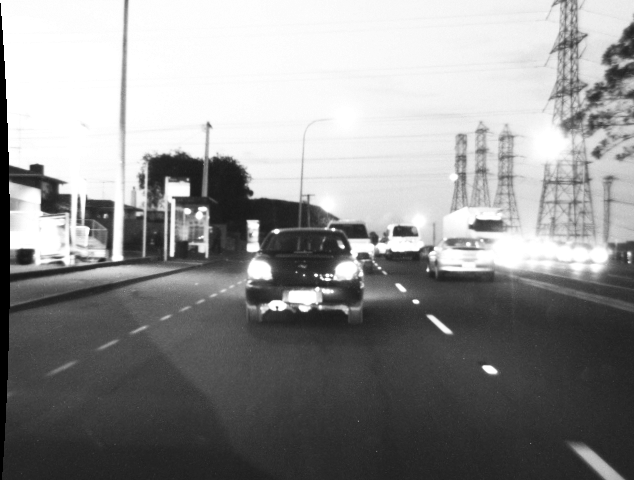
#> input picture images/MainRoad.bmp, 634 x 480 px
$ python week4_demo.py
#> lines starting #> are read from the running program, lines starting #| are printed output that depends on the picture
import numpy as np
import matplotlib.pyplot as plt
import matplotlib.colors as col
import matplotlib.image as mpimg
from scipy import signal
from scipy import ndimage
import cv2


def extractValueChannel(image):
    try:
        # Check if it has three channels or not
        np.size(image, 2)
    except:
        return image
    hsvImage = col.rgb_to_hsv(image)
    return hsvImage[..., 2]


if __name__ == '__main__' :
    image = mpimg.imread("images/MainRoad.bmp")
#> image is the input picture: shape (480, 634); min 0, max 255, mean 144
    valueChannel = extractValueChannel(image)
    plt.figure("Original Image", figsize=(10,10))
    plt.imshow(valueChannel)
    plt.set_cmap("gray")
    #Add noise to the image
    noisy = valueChannel + 0.8*valueChannel.std() * np.random.random(valueChannel.shape)
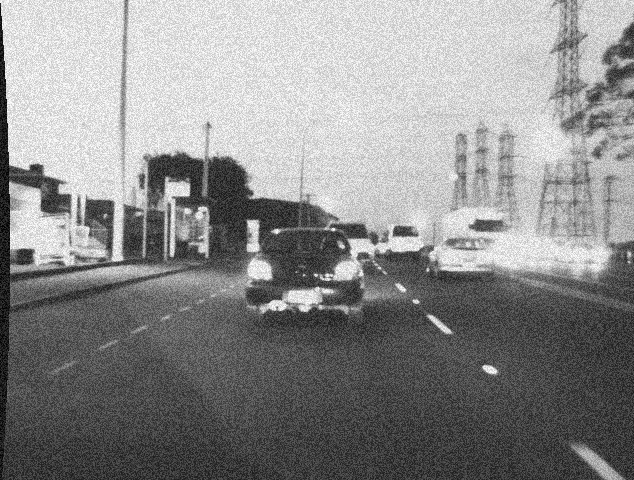
#> noisy: shape (480, 634) float64; min 0.00144, max 327.5, mean 180.2; drawn with min black and max white
    plt.figure("Noisy Image", figsize=(10,10))
    plt.imshow(noisy)
    plt.set_cmap("gray")


    #Now denoise the image using different smoothing filters
    w = 9
    boxFilter = np.ones((w,w)) /(w*w)
    ImBox = signal.convolve2d(noisy, boxFilter,'same')
    plt.figure("Smoothing Box",figsize=(10,10))
    plt.imshow(ImBox)

    sigma = 2
    gauss_denoised = ndimage.gaussian_filter(noisy, sigma)
    plt.figure("Smoothing Gauss",figsize=(10,10))
    plt.imshow(gauss_denoised)

    s = 5
    med_denoised = ndimage.median_filter(noisy,(s,s))
    plt.figure("Median Filter", figsize=(10,10))
    plt.imshow(med_denoised)


    # Edge detection
    Sobelx = np.array([[-1, -2, -1],
                       [0, 0, 0],
                       [1, 2, 1]])

    Sobely = np.array([[-1, 0, 1],
                       [-2, 0, 2],
                       [-1, 0, 1]])
    lines = mpimg.imread("images/Lines.jpg")
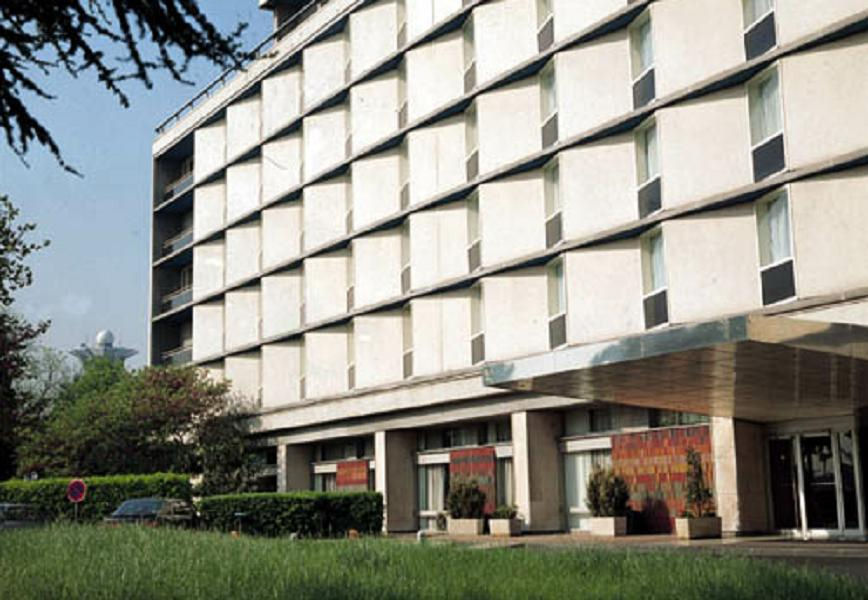
#> input picture images/Lines.jpg, 868 x 600 px
#> lines is the input picture: shape (600, 868, 3); mean R, G, B 143, 143.6, 133.8
    linesVChannel = extractValueChannel(lines)
#> in extractValueChannel (call 2), `hsvImage = col.rgb_to_hsv(image)`: hsvImage: shape (600, 868, 3) float32; mean of channels 0, 1, 2 0.2, 0.2, 150.8
#> in extractValueChannel (call 2), `return hsvImage[..., 2]`:
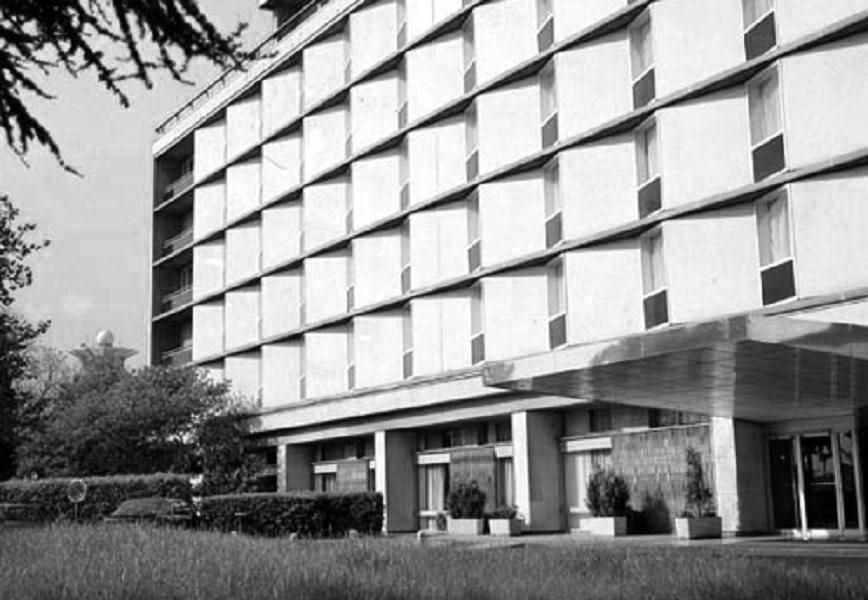
#> returned value: shape (600, 868) float32; min 0, max 255, mean 150.8
    Ix = signal.convolve2d(linesVChannel, Sobelx)
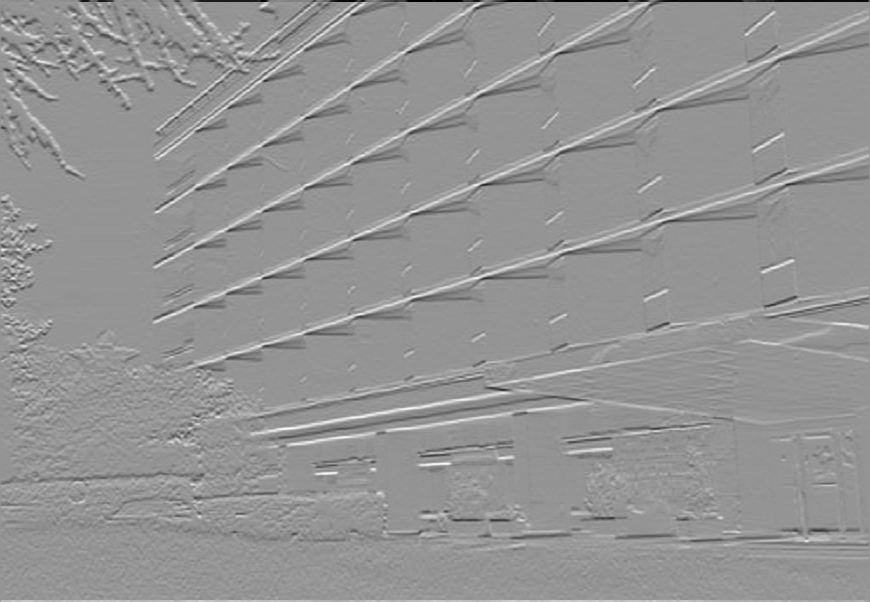
#> Ix: shape (602, 870) float64; min -1020, max 732, mean 0; drawn with min black and max white
    Iy = signal.convolve2d(linesVChannel, Sobely)
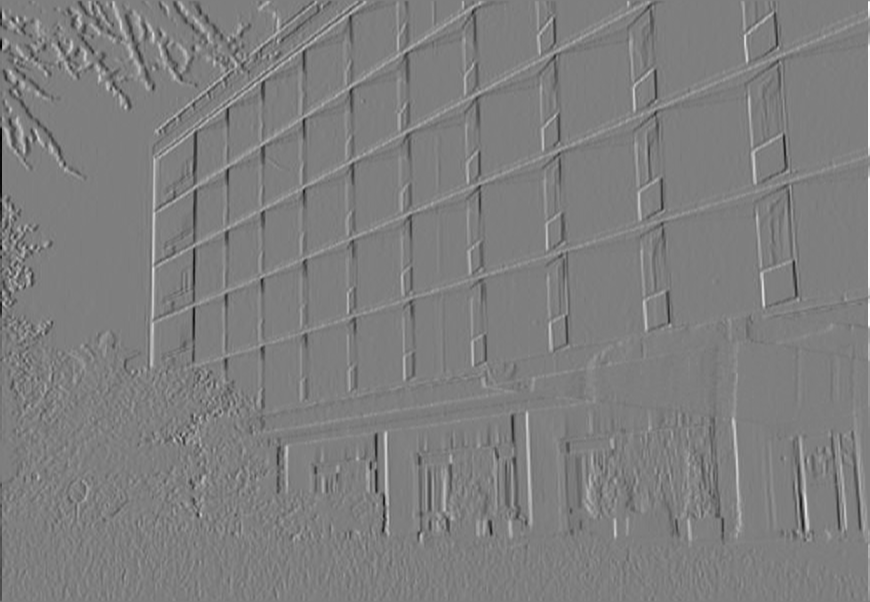
#> Iy: shape (602, 870) float64; min -941, max 952, mean 0; drawn with min black and max white
    G = np.sqrt(Ix**2 + Iy**2)
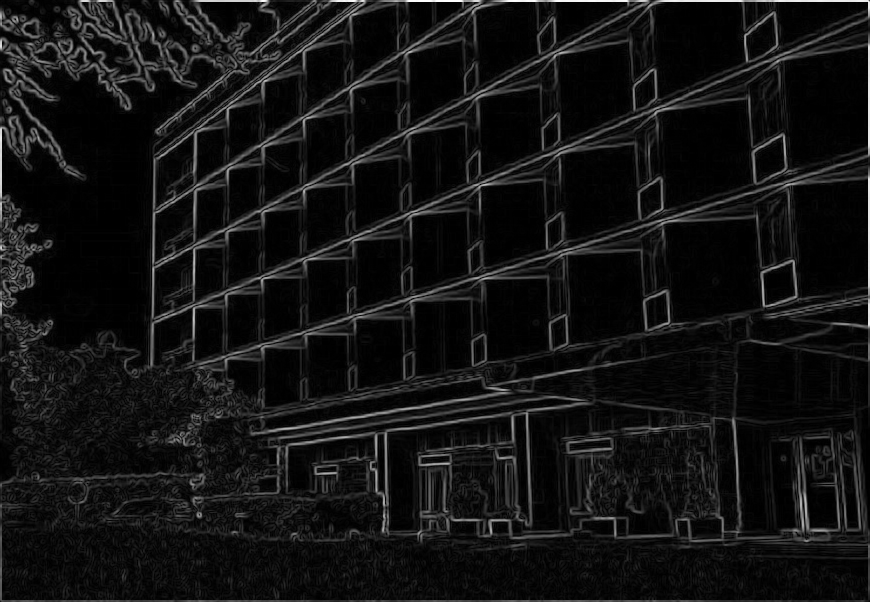
#> G: shape (602, 870) float64; min 0, max 1020, mean 79; drawn with min black and max white
    plt.figure("Sobel Filter", figsize=(10,10))
    plt.imshow(G)

    cannyImage = cv2.Canny(np.uint8(linesVChannel),100,200);
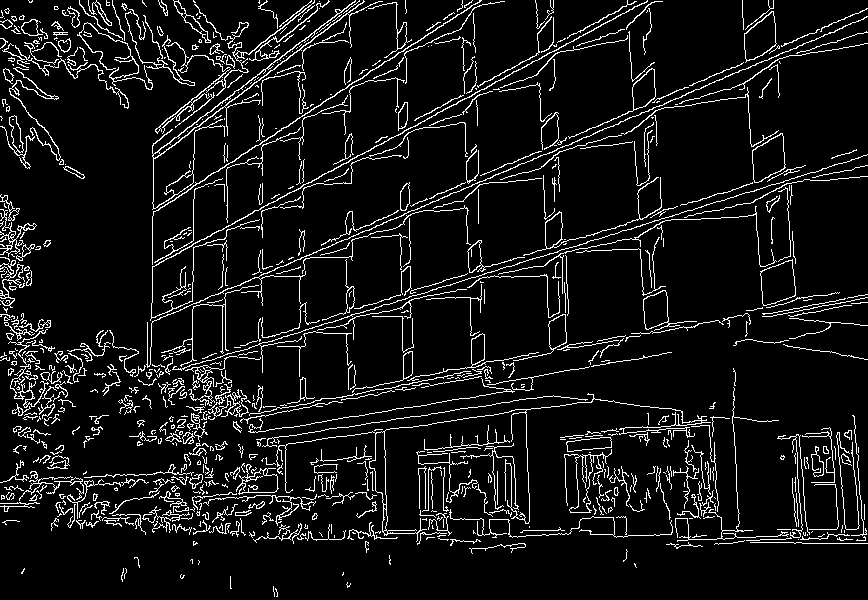
#> cannyImage: shape (600, 868); 8.2% white in thin lines or dots
    plt.figure("CannY Image", figsize=(10,10))
    plt.imshow(cannyImage)
    plt.show()
